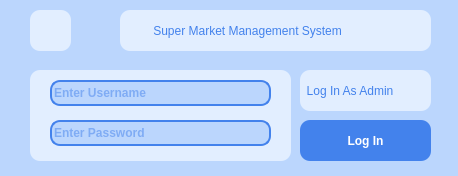
<?xml version="1.0" encoding="UTF-8"?>
<ui version="4.0">
 <class>AdminLoginForm</class>
 <widget class="QDialog" name="AdminLoginForm">
  <property name="geometry">
   <rect>
    <x>0</x>
    <y>0</y>
    <width>458</width>
    <height>176</height>
   </rect>
  </property>
  <property name="minimumSize">
   <size>
    <width>458</width>
    <height>176</height>
   </size>
  </property>
  <property name="maximumSize">
   <size>
    <width>458</width>
    <height>176</height>
   </size>
  </property>
  <property name="windowTitle">
   <string>Admin Login Page</string>
  </property>
  <property name="styleSheet">
   <string notr="true">QDialog {
	background-color: #BBD6FD;
}
</string>
  </property>
  <widget class="QPushButton" name="ButtonLogInAdmin">
   <property name="geometry">
    <rect>
     <x>300</x>
     <y>120</y>
     <width>131</width>
     <height>41</height>
    </rect>
   </property>
   <property name="styleSheet">
    <string notr="true">QPushButton {
	color: white;
	font-weight: bold;
	background-color: #4382EC;
	border-radius: 10px;
	text-align: center;
}

QPushButton:hover {
	color: #4382EC;
	font-weight: bold;
	background-color: #E2EEFF;
	border-radius: 10px;
	border: 2px solid #4382EC;
}

QPushButton:pressed {
color: #E2EEFF;
background-color: #3569B2;
border: 3px solid #BBD6FD;
}
	</string>
   </property>
   <property name="text">
    <string>Log In</string>
   </property>
  </widget>
  <widget class="QFrame" name="frameText">
   <property name="geometry">
    <rect>
     <x>30</x>
     <y>70</y>
     <width>261</width>
     <height>91</height>
    </rect>
   </property>
   <property name="styleSheet">
    <string notr="true">QFrame 
{
background-color: #E2EEFF;
border-radius: 10px;
}</string>
   </property>
   <property name="frameShape">
    <enum>QFrame::StyledPanel</enum>
   </property>
   <property name="frameShadow">
    <enum>QFrame::Raised</enum>
   </property>
   <widget class="QLineEdit" name="userNameAdmin">
    <property name="geometry">
     <rect>
      <x>20</x>
      <y>10</y>
      <width>221</width>
      <height>26</height>
     </rect>
    </property>
    <property name="styleSheet">
     <string notr="true">QLineEdit
{
background-color : #BBD6FD;
color: #4382EC;
border: 2px solid #4382EC;
border-radius: 10px;
font-weight: bold;
}

QLineEdit:hover
{
background-color : #BBD6FD;
border: 3px solid #4382EC;
border-radius: 10px;
font-weight: bolder;
}
QLineEdit:focus
{
background-color : #BBD6FD;
border: 3px solid #4382EC;
border-radius: 10px;
color: #4382EC;
font-weight: italic;
}
</string>
    </property>
    <property name="placeholderText">
     <string>Enter Username</string>
    </property>
   </widget>
   <widget class="QLineEdit" name="passwordAdmin">
    <property name="geometry">
     <rect>
      <x>20</x>
      <y>50</y>
      <width>221</width>
      <height>26</height>
     </rect>
    </property>
    <property name="styleSheet">
     <string notr="true">QLineEdit
{
background-color : #BBD6FD;
color: #4382EC;
border: 2px solid #4382EC;
border-radius: 10px;
font-weight: bold;
}

QLineEdit:hover
{
background-color : #BBD6FD;
border: 3px solid #4382EC;
border-radius: 10px;
font-weight: bolder;
}

QLineEdit:focus
{
background-color : #BBD6FD;
border: 3px solid #4382EC;
border-radius: 10px;
color: #4382EC;
font-weight: italic;
}</string>
    </property>
    <property name="echoMode">
     <enum>QLineEdit::Password</enum>
    </property>
    <property name="placeholderText">
     <string>Enter Password</string>
    </property>
   </widget>
  </widget>
  <widget class="QPushButton" name="buttonBack">
   <property name="geometry">
    <rect>
     <x>30</x>
     <y>10</y>
     <width>41</width>
     <height>41</height>
    </rect>
   </property>
   <property name="styleSheet">
    <string notr="true">QPushButton
{
image:url(&quot;:/images/Back.svg&quot;);
background-color: #E2EEFF;
color: white;
border-radius: 10px;
text-align: center;
}

QPushButton:hover {
	color: #4382EC;
	font-weight: bold;
	background-color: #E2EEFF;
	border-radius: 10px;
	border: 2px solid #4382EC;
}

QPushButton:pressed {
color: #E2EEFF;
border: 4px solid #BBD6FD;
}
	</string>
   </property>
   <property name="text">
    <string/>
   </property>
  </widget>
  <widget class="QLabel" name="labelAppName">
   <property name="geometry">
    <rect>
     <x>120</x>
     <y>10</y>
     <width>311</width>
     <height>41</height>
    </rect>
   </property>
   <property name="styleSheet">
    <string notr="true">QLabel {
	color: #4382EC;
	font: 900 11pt &quot;Roboto&quot;;
	border-radius: 10px;
	text-align: center;
	background-color: #E2EEFF;
}
	</string>
   </property>
   <property name="text">
    <string>          Super Market Management System </string>
   </property>
  </widget>
  <widget class="QLabel" name="labelAppLgin">
   <property name="geometry">
    <rect>
     <x>300</x>
     <y>70</y>
     <width>131</width>
     <height>41</height>
    </rect>
   </property>
   <property name="styleSheet">
    <string notr="true">QLabel {
	color: #4382EC;
	font: 900 11pt &quot;Roboto&quot;;
	border-radius: 10px;
	text-align: center;
	background-color: #E2EEFF;
}
	</string>
   </property>
   <property name="text">
    <string>  Log In As Admin</string>
   </property>
  </widget>
 </widget>
 <resources/>
 <connections/>
</ui>
